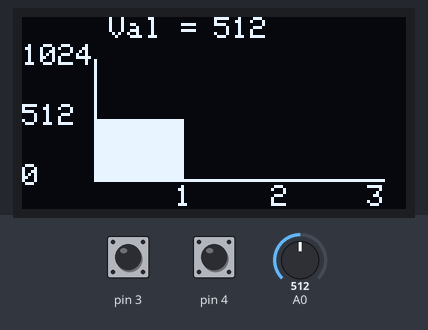
The sketch below on a simulated Arduino Uno, built with avr-gcc and run on an emulated ATmega328P. On the bench: 128×64 one-colour display. The test bench sets the inputs (shaded band); at power-on: pin 4 HIGH, A0 = 512, pin 3 HIGH.

Above: at 1.2 s.
1.3 s: pin 4 pulled LOW for 0.15 s
At 1.44 s:
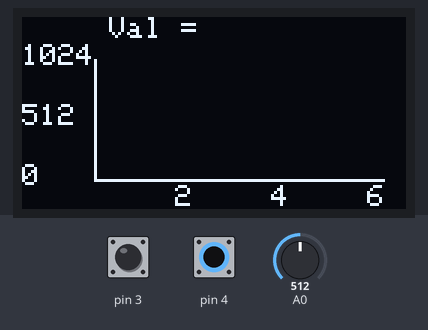
2.0 s: pin 4 pulled LOW for 3.2 s
At 3.94 s:
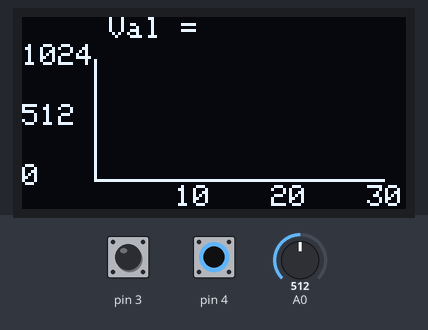
6.7 s: A0 set to 0
At 7.3 s:
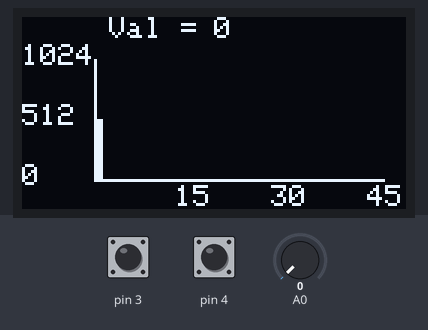
8.3 s: pin 3 pulled LOW for 1 s
At 10.3 s:
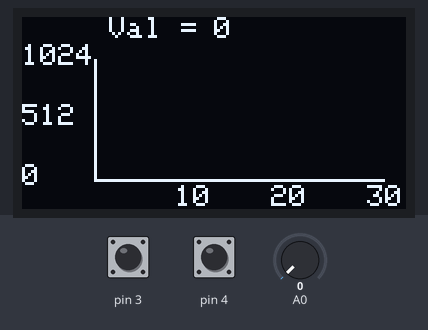
11.0 s: pin 3 pulled LOW for 0.15 s
At 11.7 s:
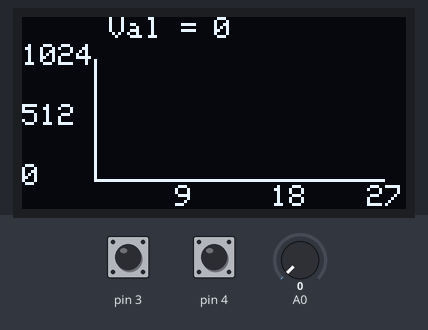
12.7 s: A0 set to 109
At 38.6 s:
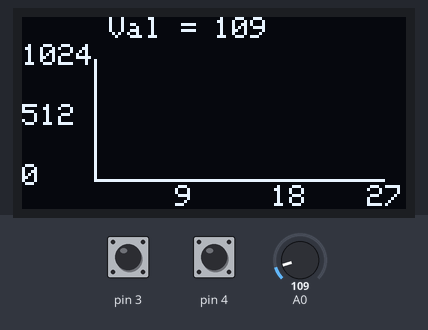

The sketch:

OLED_CHART_FUNCTION.ino
```cpp
/*

OLED CHART
STAVRAKAS - 05/2020

This program allows to plot a value on an oled screen.
The time range is settable with 2 switchs.

Wiring:

OLED:       SWITCH -t   SWITCH +t
GND > GND   D3          D4
Vcc > 3.3V
SCL > A5
SDA > A4


*/

#include <SPI.h>
#include <Wire.h>
#include <Adafruit_GFX.h>
#include <Adafruit_SSD1306.h>

const int SCREEN_WIDTH = 128; // OLED display width, in pixels
const int SCREEN_HEIGHT = 64; // OLED display height, in pixels
const int OLED_RESET = 4; // Reset pin # (or -1 if sharing Arduino reset pin)

Adafruit_SSD1306 display(SCREEN_WIDTH, SCREEN_HEIGHT, &Wire, OLED_RESET);

const int CHART_OFFX = 24; // Bottom chart offset (pixels)
const int CHART_OFFY = 10; // Left chart offset (pixels)
const int XAXIS_LENGTH = 96; // X axis length (pixels)
const int YAXIS_LENGTH = 40; // Y axis length (pixels)

int tRange = 3; // Initial time range of the chart, 3 multiple

// Timeer
unsigned long time_now = 0;
unsigned long period;
unsigned long t;


// Chart initialisation - Draws axis, and scale values
void oledChartInit(int chartOffx, int chartOffy, int xLength, int yLength, int tRange) {
  period = long(tRange) * 1000 / xLength;
  display.clearDisplay();
  display.setTextColor(WHITE, BLACK);
  display.setTextSize(1);
  display.setCursor(display.width()/2 - 35, 0);
  display.print("Val = ");
  int y_scale = 0;
  for (int i = 0; i <= 2; i++) {
    display.setCursor(0, display.height() - chartOffy - i * (512 * yLength / 1024) - 5);
    display.print(y_scale);
    y_scale += 512;
  }
  int x_scale = tRange/3;
  for (int i = 1; i <= 3; i++) {
    display.setCursor(chartOffx + i * (tRange/3 * xLength / tRange) - 5, display.height() - 8);
    display.print(x_scale);
    x_scale += tRange/3;
  }
  display.drawLine(chartOffx, display.height() - chartOffy,
                   chartOffx, display.height() - chartOffy - yLength,
                   SSD1306_WHITE);
  display.drawLine(chartOffx, display.height() - chartOffy,
                   chartOffx + xLength, display.height() - chartOffy,
                   SSD1306_WHITE);
  display.display();
}


// Chart update drawing
void oledChartDraw(int val, int chartOffx, int chartOffy, int xLength, int yLength, int tRange) {
  if (millis() >= time_now + period) {
    time_now = millis();
    int val = analogRead(0);
    int val_map = map(val, 0, 1023, 0, yLength);
    // Uncoment to plot curve
    // display.drawPixel(t + chartOffx, display.height() - (val_map + chartOffy), SSD1306_WHITE);
    // Uncomment to plot solid curve
    display.drawLine(t + chartOffx, display.height() - chartOffy,
                     t + chartOffx, display.height() - (val_map + chartOffy),
                     SSD1306_WHITE);
    display.setCursor(display.width()/2, 0);
    display.print(String(val) + "   ");
    display.display();
    t++;
  }
  if (t > xLength) {
    t = 0;
    display.fillRect(chartOffx + 1, display.height() - (chartOffy + yLength), xLength, yLength, SSD1306_BLACK);
    display.display();
  }
}


// Time range change
int tRangeSW() {
  if (digitalRead(3) == LOW && tRange > 3) {
    t = 0;
    tRange -= 3;
    oledChartInit(CHART_OFFX, CHART_OFFY, XAXIS_LENGTH, YAXIS_LENGTH, tRange);
    delay(200);
  }
  if (digitalRead(4) == LOW && tRange < 99) {
    t = 0;
    tRange += 3;
    oledChartInit(CHART_OFFX, CHART_OFFY, XAXIS_LENGTH, YAXIS_LENGTH, tRange);
    delay(200);
  }
  return tRange;
}


void setup() {
  pinMode(3, INPUT_PULLUP);
  pinMode(4, INPUT_PULLUP);
  if(!display.begin(SSD1306_SWITCHCAPVCC, 0x3C)) { // Address 0x3D for 128x64
    Serial.println(F("SSD1306 allocation failed"));
    for(;;); // Don't proceed, loop forever
  }
  oledChartInit(CHART_OFFX, CHART_OFFY, XAXIS_LENGTH, YAXIS_LENGTH, tRange);
}


void loop() {
  tRange = tRangeSW(); // Checks if a time range button has been pressed
  int val = analogRead(0);
  oledChartDraw(val, CHART_OFFX, CHART_OFFY, XAXIS_LENGTH, YAXIS_LENGTH, tRange);
}
```

Measured:
- after the input at 1.3 s, the display: changes at once (image 1)
- after the input at 8.3 s, the display: first changes at once (image 4 shows a later state)
- after the input at 11.0 s, the display: first changes at once (image 5 shows a later state)
- after the input at 12.7 s, the display: first changes after 0.24 s (image 6 shows a later state)
